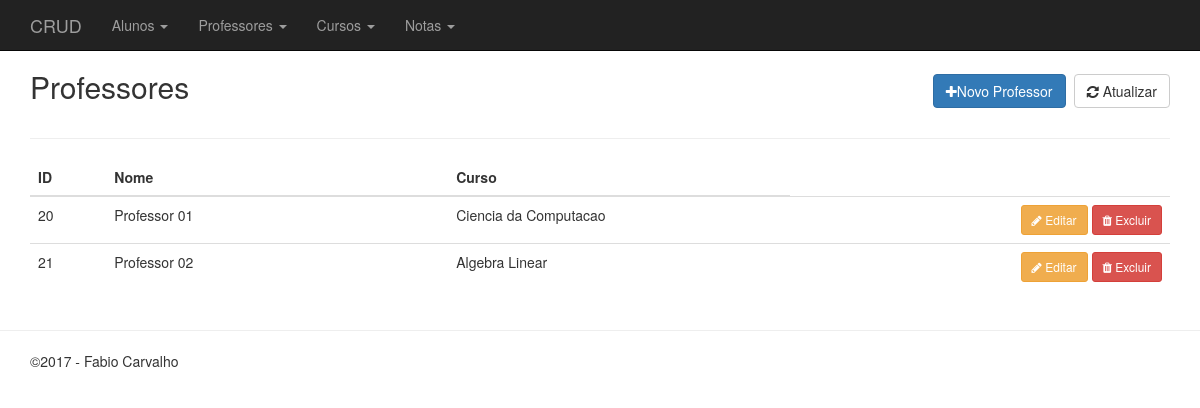
The page /view/professores.php on the database its author committed.
### tables this page shows
CREATE TABLE `professor` (
  `id_professor` int(11) NOT NULL,
  `id_curso` int(11) NOT NULL,
  `nome` varchar(55) NOT NULL,
  `data_nascimento` date DEFAULT NULL,
  `data_criacao` datetime DEFAULT NULL
);

CREATE TABLE `curso` (
  `id_curso` int(11) NOT NULL,
  `nome` varchar(55) NOT NULL,
  `data_criacao` datetime DEFAULT NULL
);

### model/ConnectionFactory.php (called while the page is built, shortened)
<?php
	Class ConnectionFactory{
		public function getConnection(){
			$dbHost = "localhost";
			$dbUser = "root";
			$dbName = "bd_02";
			$dbPass = "";
			$connection = mysqli_connect($dbHost,$dbUser,$dbPass,$dbName);
			return $connection;
		}
	}
?>

### controller/ProfessorController.php (called while the page is built, shortened)
<?php
require_once("../model/ProfessorDao.php");
require_once("../model/ConnectionFactory.php");
require_once("../model/CursoDao.php");
$connection = new ConnectionFactory();
$ProfessorDao = new ProfessorDao($connection->getConnection());
$professores = $ProfessorDao->listar();
function findCurso($id){
    $connection = new ConnectionFactory();
    $CursoDao = new CursoDao($connection->getConnection());
    $curso = $CursoDao->selecionar($id);
    return $curso['nome'];
}
?>

### model/ProfessorDao.php (called while the page is built, shortened)
<?php
	class ProfessorDao{
		private $connection;
		function __construct($connection){
			$this->connection = $connection;
		}
		public function listar(){
			$professores = array();
			$query = "SELECT * FROM professor";
			$result = mysqli_query($this->connection,$query);
			while($professor_array = mysqli_fetch_assoc($result)){
				array_push($professores, $professor_array);
			}
			return $professores;
		}
	}
?>

### model/CursoDao.php (called while the page is built, shortened)
<?php
	class CursoDao{
		private $connection;
		function __construct($connection){
			$this->connection = $connection;
		}
		public function selecionar($id_curso){
			$query = "SELECT * FROM curso WHERE id_curso = '{$id_curso}' ";
			$result = mysqli_query($this->connection,$query);
			return mysqli_fetch_assoc($result);
		}
	}
?>

### view/professores.php (the view, shortened to what this page needs)
<?php require_once '../controller/ProfessorController.php';
 ?>
<header>
	<div class="row">
		<div class="col-sm-6">
			<h2>Professores</h2>
		</div>
		<div class="col-sm-6 text-right h2">
	    	<a class="btn btn-primary" href="cadastro-professor.php"><i class="fa fa-plus"></i>Novo Professor</a>
	    	<a class="btn btn-default" href="professores.php"><i class="fa fa-refresh"></i> Atualizar</a>
	    </div>
	</div>
</header>
<hr>
<table class="table table-hover">
<thead>
	<tr>
		<th>ID</th>
		<th width="30%">Nome</th>
    <th width="30%">Curso</th>
	</tr>
</thead>
<tbody>
<?php if ($professores) : ?>
<?php foreach ($professores as $professor) : ?>
	<tr>
		<td><?php echo $professor['id_professor']; ?></td>
		<td><?php echo $professor['nome']; ?></td>
    <td><?php
              echo findCurso($professor['id_curso']);
        ?>
    </td>
		<td class="actions text-right">
			<a href="edit-professor.php?id=<?php echo $professor['id_professor']; ?>" class="btn btn-sm btn-warning"><i class="fa fa-pencil"></i> Editar</a>
			<a href="#" class="btn btn-sm btn-danger" data-toggle="modal" data-target="#delete-modal-professor"
      data-customer="<?php echo $professor['id_professor']; ?>">
				<i class="fa fa-trash"></i> Excluir
			</a>
		</td>
	</tr>
<?php endforeach; ?>
<?php else : ?>
	<tr>
		<td colspan="6">Nenhum registro encontrado.</td>
	</tr>
<?php endif; ?>
</tbody>
</table>

### view/header.php (style rules this page uses)
body { padding-top: 50px; padding-bottom: 20px; }

### rows shown on the page
professor: id_professor "20", nome "Professor 01", id_curso.nome "Ciencia da Computacao"
professor: id_professor "21", nome "Professor 02", id_curso.nome "Algebra Linear"
